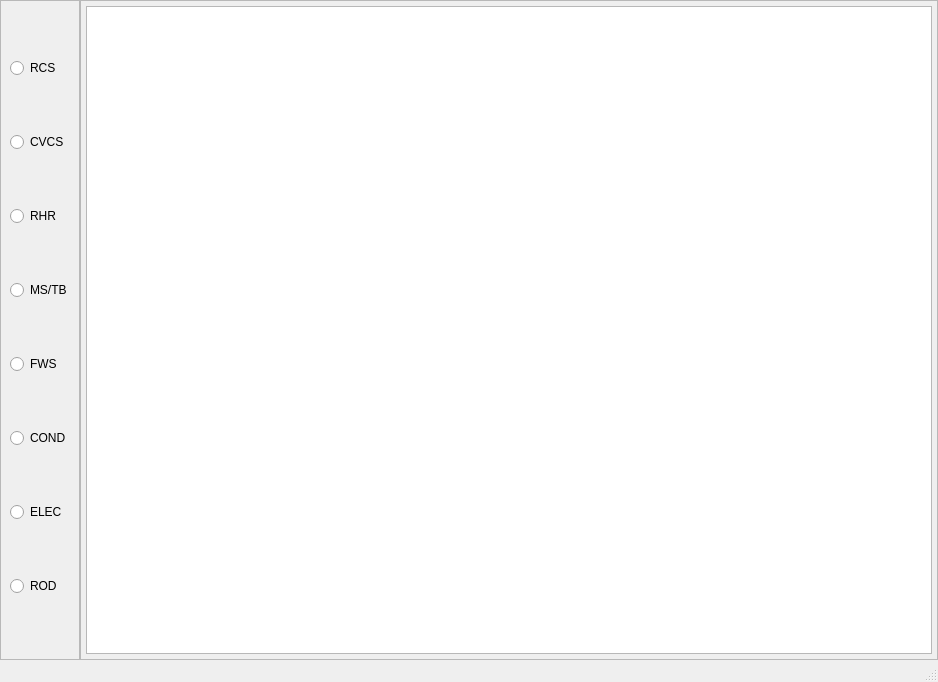
<?xml version="1.0" encoding="UTF-8"?>
<ui version="4.0">
 <class>MainWindow</class>
 <widget class="QMainWindow" name="MainWindow">
  <property name="geometry">
   <rect>
    <x>0</x>
    <y>0</y>
    <width>938</width>
    <height>682</height>
   </rect>
  </property>
  <property name="windowTitle">
   <string>MainWindow</string>
  </property>
  <widget class="QWidget" name="centralwidget">
   <layout class="QHBoxLayout" name="horizontalLayout">
    <property name="spacing">
     <number>0</number>
    </property>
    <property name="leftMargin">
     <number>0</number>
    </property>
    <property name="topMargin">
     <number>0</number>
    </property>
    <property name="rightMargin">
     <number>0</number>
    </property>
    <property name="bottomMargin">
     <number>0</number>
    </property>
    <item>
     <widget class="QFrame" name="Sys">
      <property name="minimumSize">
       <size>
        <width>0</width>
        <height>0</height>
       </size>
      </property>
      <property name="maximumSize">
       <size>
        <width>80</width>
        <height>16777215</height>
       </size>
      </property>
      <property name="frameShape">
       <enum>QFrame::StyledPanel</enum>
      </property>
      <property name="frameShadow">
       <enum>QFrame::Raised</enum>
      </property>
      <layout class="QVBoxLayout" name="verticalLayout">
       <item>
        <widget class="QRadioButton" name="SysRCS">
         <property name="text">
          <string>RCS</string>
         </property>
        </widget>
       </item>
       <item>
        <widget class="QRadioButton" name="SysCVCS">
         <property name="text">
          <string>CVCS</string>
         </property>
        </widget>
       </item>
       <item>
        <widget class="QRadioButton" name="SysRHR">
         <property name="text">
          <string>RHR</string>
         </property>
        </widget>
       </item>
       <item>
        <widget class="QRadioButton" name="SysMSTB">
         <property name="text">
          <string>MS/TB</string>
         </property>
        </widget>
       </item>
       <item>
        <widget class="QRadioButton" name="SysFWS">
         <property name="text">
          <string>FWS</string>
         </property>
        </widget>
       </item>
       <item>
        <widget class="QRadioButton" name="SysCOND">
         <property name="text">
          <string>COND</string>
         </property>
        </widget>
       </item>
       <item>
        <widget class="QRadioButton" name="SysELEC">
         <property name="text">
          <string>ELEC</string>
         </property>
        </widget>
       </item>
       <item>
        <widget class="QRadioButton" name="SysROD">
         <property name="text">
          <string>ROD</string>
         </property>
        </widget>
       </item>
      </layout>
     </widget>
    </item>
    <item>
     <widget class="QFrame" name="Right">
      <property name="frameShape">
       <enum>QFrame::StyledPanel</enum>
      </property>
      <property name="frameShadow">
       <enum>QFrame::Raised</enum>
      </property>
      <layout class="QGridLayout" name="gridLayout">
       <property name="leftMargin">
        <number>5</number>
       </property>
       <property name="topMargin">
        <number>5</number>
       </property>
       <property name="rightMargin">
        <number>5</number>
       </property>
       <property name="bottomMargin">
        <number>5</number>
       </property>
       <property name="spacing">
        <number>0</number>
       </property>
       <item row="0" column="0">
        <widget class="QTableView" name="ShowTable">
         <property name="minimumSize">
          <size>
           <width>0</width>
           <height>0</height>
          </size>
         </property>
         <property name="maximumSize">
          <size>
           <width>16777215</width>
           <height>16777215</height>
          </size>
         </property>
        </widget>
       </item>
      </layout>
     </widget>
    </item>
   </layout>
  </widget>
  <widget class="QMenuBar" name="menubar">
   <property name="geometry">
    <rect>
     <x>0</x>
     <y>0</y>
     <width>938</width>
     <height>21</height>
    </rect>
   </property>
  </widget>
  <widget class="QStatusBar" name="statusbar"/>
 </widget>
 <resources/>
 <connections/>
</ui>
